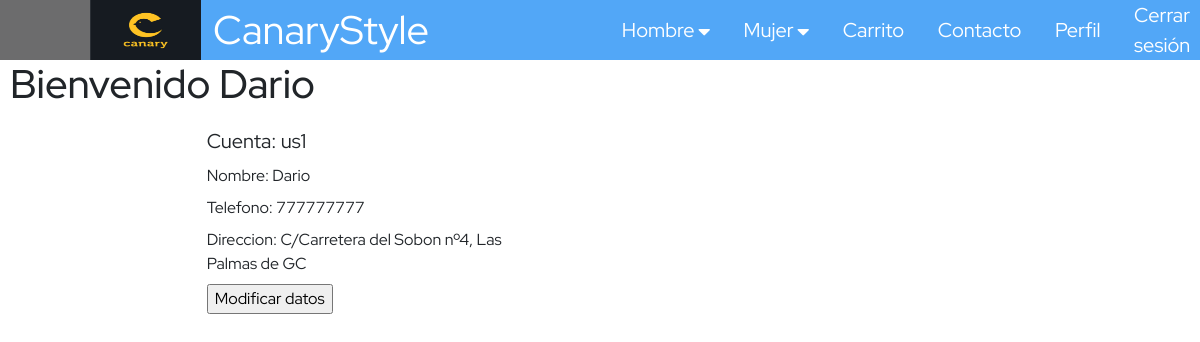
The page /perfil.php (signed in) on the database its author committed.
### tables this page shows
CREATE TABLE usuarios (
id INTEGER PRIMARY KEY,
cuenta NVARCHAR(20) NOT NULL,
clave NVARCHAR(32) NOT NULL,
nombre NVARCHAR(200) DEFAULT '',
tipo INTEGER DEFAULT 2,
email NVARCHAR(200) DEFAULT '',
direccion NVARCHAR(200) DEFAULT '',
telefono NVARCHAR(200) DEFAULT ''
);

### data-access.class.php (called while the page is built, shortened)
<?php
class DB{
    private static $connection=null;
    public static function get(){
        if(self::$connection === null){
            self::$connection = new PDO('sqlite:basedatos.db');
            self::$connection->exec('PRAGMA foreign_keys = ON;');
            self::$connection->exec('PRAGMA encoding="UTF-8";');
            self::$connection->setAttribute(PDO::ATTR_ERRMODE, PDO::ERRMODE_EXCEPTION);
        }
        return self::$connection;
    }
    public static function execute_sql($sql,$parms=null){
        try {
            $db = self::get();
            $ints= $db->prepare ( $sql );
            if ($ints->execute($parms)) {
                return $ints;
            }
        }
        catch (PDOException $e) {
            echo '<h3>Error en al DB: ' . $e->getMessage() . '</h3>';
        }
        return false;
    }
}

### perfil.php (the view, shortened to what this page needs)
<?php
include_once 'presentation.class.php';
include_once 'data-access.class.php';
$datos = DB::execute_sql("SELECT * FROM usuarios WHERE usuarios.id = ?", array($_SESSION['user']['id']));
$res = $datos-> fetchAll();
$nombre = $_SESSION['user']['nombre'];
echo "<h1 class='perfil'> Bienvenido {$nombre} </h1>
        <div class='wrapper-contacto'>
            <section class='form1'>";
    foreach($res as $value){
        echo "<div class='letras-perfil'>
              <label> Cuenta: {$value['cuenta']} </label>
            </div>
            <div>
              <label> Nombre: {$value['nombre']} </label>
            </div>
            <div>
              <label> Telefono: {$value['telefono']} </label>
            </div>
            <div>
              <label> Direccion: {$value['direccion']} </label>
            </div>
            <input type='button' value='Modificar datos' onclick=''>";
    }

### style.css (style rules this page uses)
body { margin: 0; font-family: 'Red Hat Display', sans-serif!important; font-style: normal; font-weight: normal; }
.wrapper-contacto { display: grid; justify-content: space-evenly; grid-template-columns: 25% 25%; padding: 10px; }
.perfil { margin-left:10px; }
.letras-perfil { font-size: 20px; }

### rows shown on the page
usuarios: cuenta "us1", nombre "Dario", telefono "777777777", direccion "C/Carretera del Sobon nº4, Las Palmas de GC"

### other values the page prints
$nombre "Dario"
